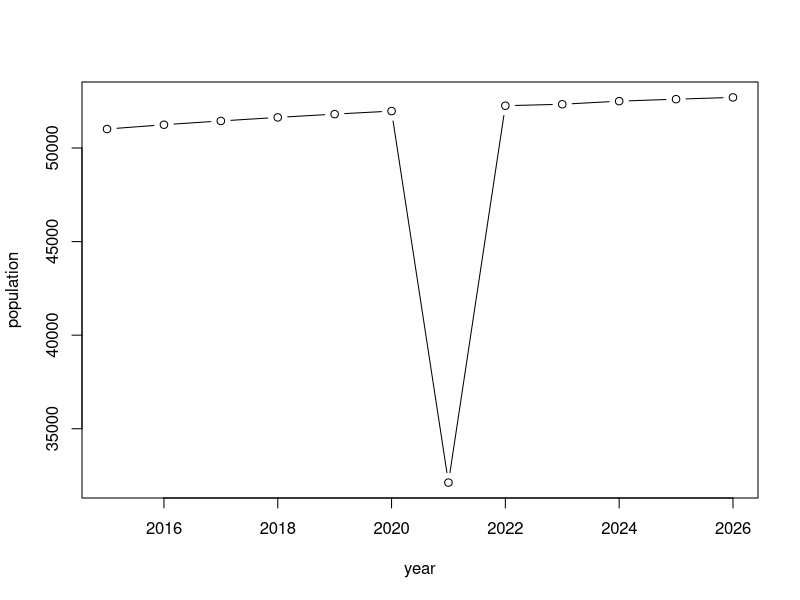
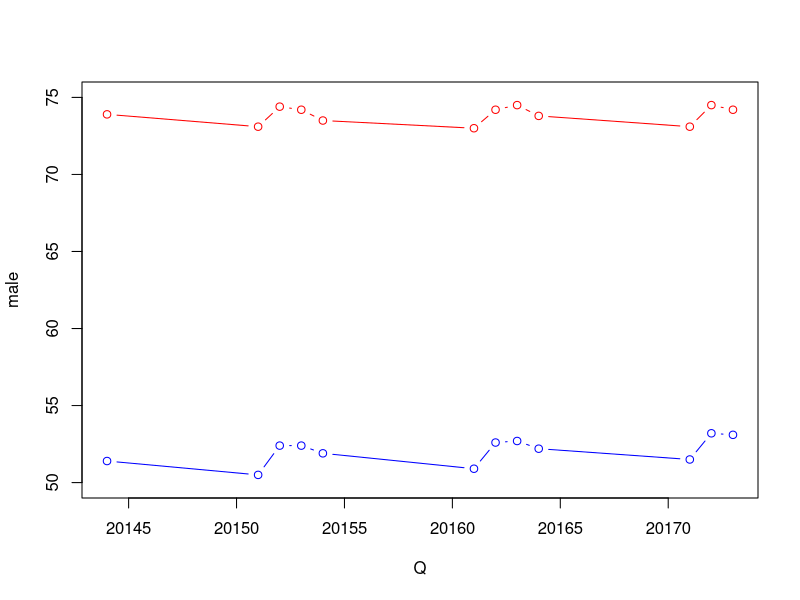

Generate these figures, in order, with R:
year <- c(2015:2026)
population <- c(51014, 51245, 51446, 51635, 51811, 51973, 32123, 52261, 52338, 52504, 52609, 52704)
plot(year, population, type = 'b', lty = 1)

Q <- c(20144, 20151, 20152, 20153, 20154, 20161, 20162, 20163, 20164, 20171, 20172, 20173)
male <- c(73.9, 73.1, 74.4, 74.2, 73.5, 73.0, 74.2, 74.5, 73.8, 73.1, 74.5, 74.2)
female <- c(51.4, 50.5, 52.4, 52.4, 51.9, 50.9, 52.6, 52.7, 52.2, 51.5, 53.2, 53.1)
plot(Q, male, type = 'b', lty = 1, col = 'red', ylim = c(50, 75))
lines(Q, female, type = 'b', lty = 1, col = 'blue')